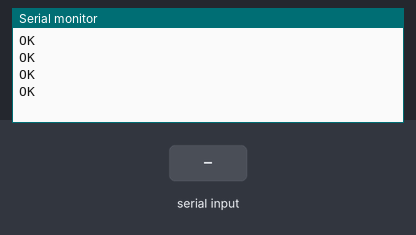
Simulated run of this sketch. Board: Arduino Uno, built with avr-gcc and run on an emulated ATmega328P. Parts: the last lines printed to the serial monitor. Inputs (shaded band) come from the test bench. The modem accepts every AT command (registered, SIM ready, sends succeed) and sends nothing else.

Above: at 9.2 s.
9.3 s: "1" received over the second serial link
At 11.2 s:
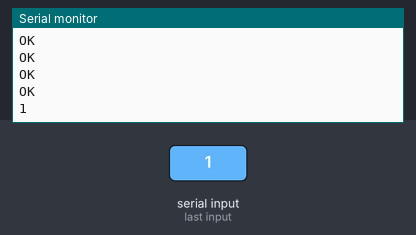
11.5 s: "0" received over the second serial link
At 13.5 s:
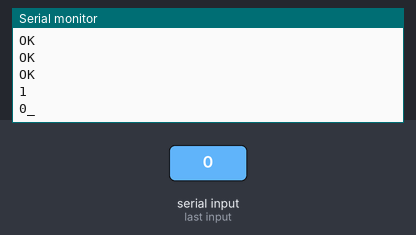
14.5 s: "2" received over the second serial link
At 17.0 s:
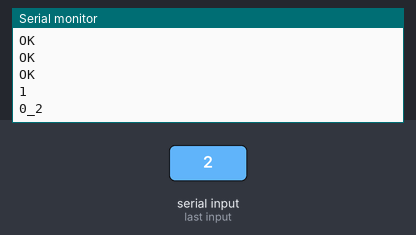

The sketch:

wifiAPsetup.ino
```cpp
#include <SoftwareSerial.h>

#define DEBUG true

SoftwareSerial esp8266(2,3);
SoftwareSerial rfid(5,6);
int count = 0;
char input[12];
boolean flag = 0;
void setup()
{
  Serial.begin(9600);
  esp8266.begin(9600); // esp's baud rate
  rfid.begin(9600);

  sendData("AT+CWMODE=2\r\n",2000,DEBUG);

  sendData("AT+CWSAP=\"accesspoint\",\"1234\",3,0\r\n",2000,DEBUG);

  sendData("AT+CIPMUX=1\r\n",2000,DEBUG);

  sendData("AT+CIPSERVER=1\r\n",2000,DEBUG); // connect to api
}

void loop()
{
  esp8266.listen();
  receivewifi();

  delay(1000);

  rfid.listen();
  rfidread();

  delay(1000);

}


String sendData(String command, const int timeout, boolean debug)
{
    String response = "";
    esp8266.listen();
    esp8266.print(command);
    long int time = millis();
    boolean wait = false;
      while( (time+timeout) >= millis())
      {
          while(esp8266.available())
          {

            response += (char)esp8266.read();

          }

      }

      if(debug)
      {
        Serial.println(response);
      }
    return response;
}


void receivewifi(){
  String response = "";
  bool read1=false;
  long int time = millis();
     esp8266.listen();
     boolean wait = false;

    while( (time+2000> millis()))
    {

      while(esp8266.available())
      {
        response += (char)esp8266.read();
        read1=true;
      }

    }

    if(read1)
    {
      Serial.println(response);
    }

}


void rfidread(){
    char input1[12];
    bool read1=false;
    long int time = millis();
    rfid.listen();
    boolean wait = false;

    while( (time+2000) > millis())
    {
      if(rfid.available())
      {
      count = 0;
        while(rfid.available() && count < 12)
        {
            input1[count] =rfid.read();
            count++;
            delay(5);
        }
        read1=true;
      }
    }
    if(read1)
    {
      Serial.print(input1);
    }
}
```

Measured:
- after the input at 9.3 s, the serial monitor: prints a new line after 0.78 s (image 1)
- after the input at 11.5 s, the serial monitor: prints a new line after 1.6 s (image 2)
- after the input at 14.5 s, the serial monitor: prints a new line after 1.6 s (image 3)
